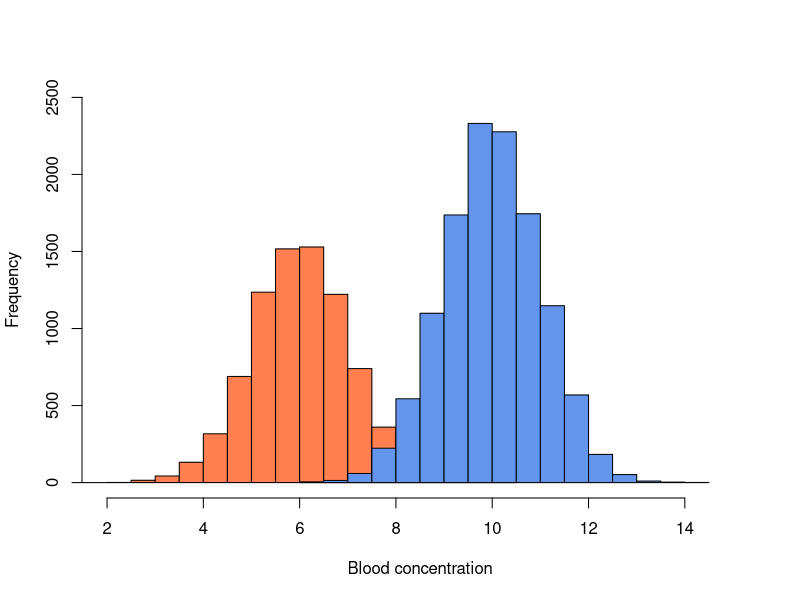
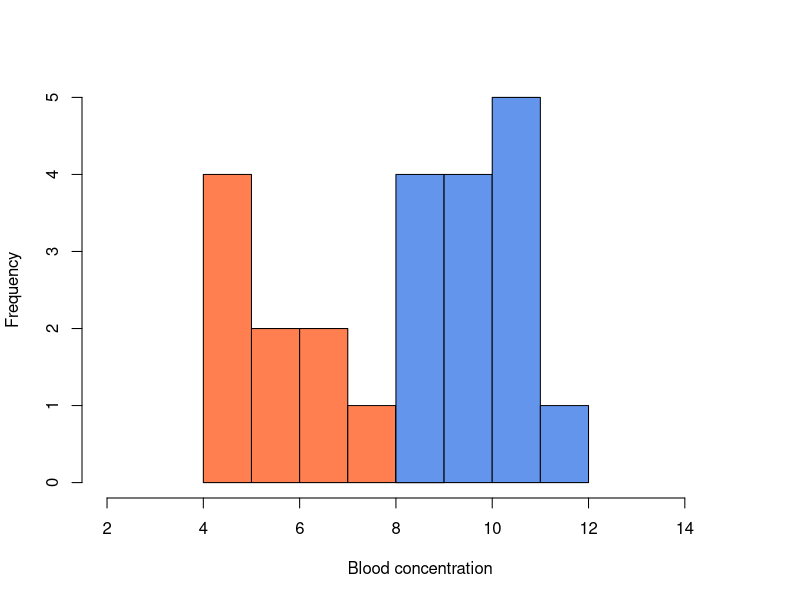
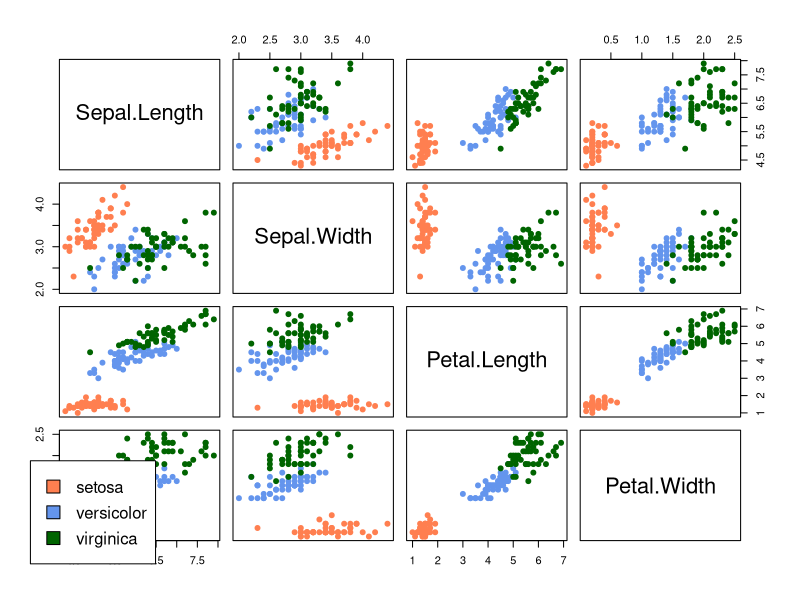
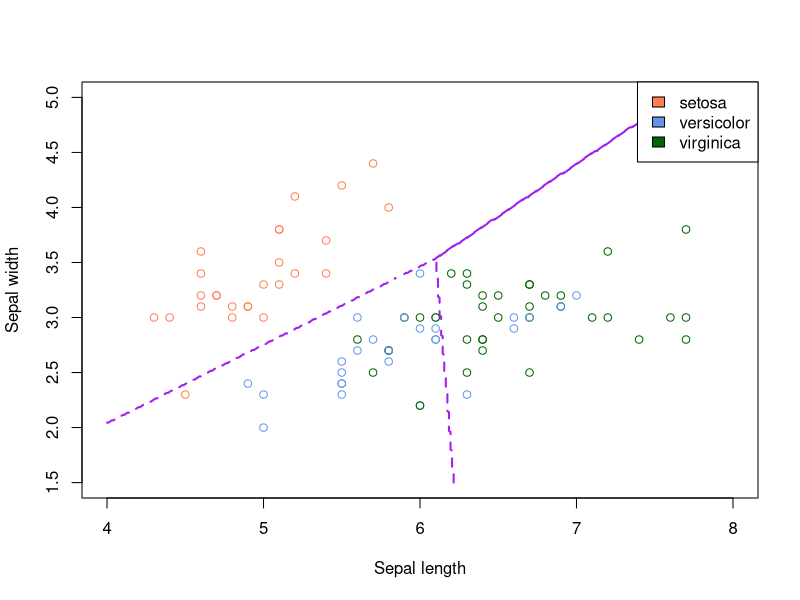
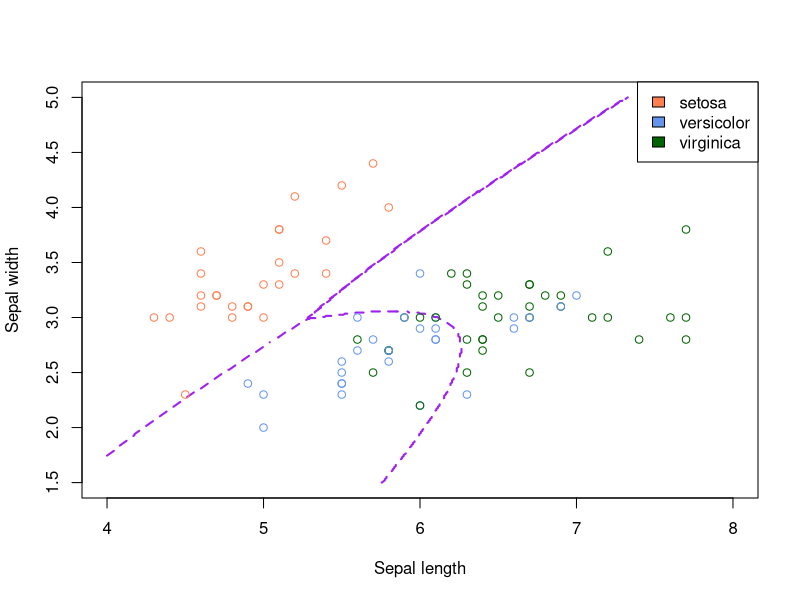
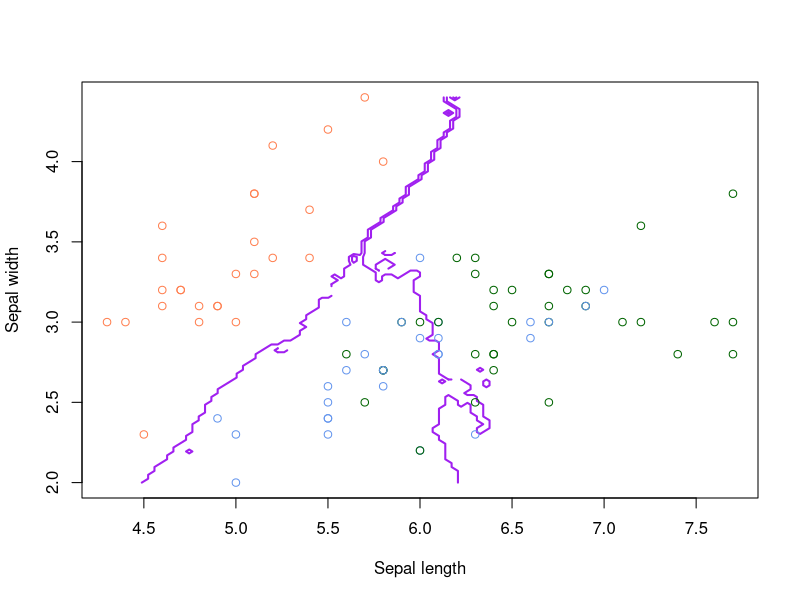
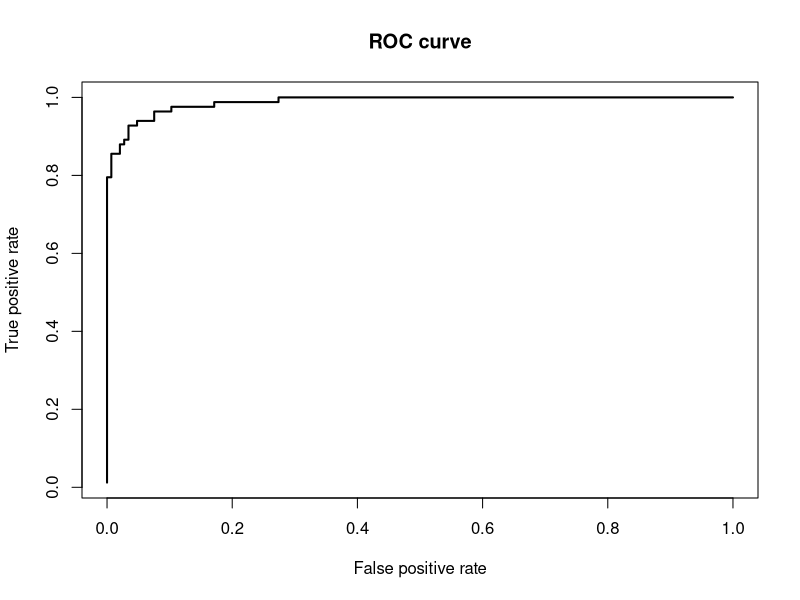

R code for these plots, in order:
pkgs <- rownames(installed.packages())
if(!"MASS" %in% pkgs) install.packages("MASS")
if(!"class" %in% pkgs) install.packages("class")
library(MASS)
library(class)


# Make data points for demo of linear discriminant analysis
# response y, explanatory variable x
# y = 1 indicates a responder and y = 0 a non-responder
# x is the concentration (in mM) of a substrance in blood
# x is sampled from normal distr. with sd = 1 and mean = 6 (group y = 1) or mean = 10 (group y == 2)

# set the seed to fix simulated data
set.seed(35)

# Create data for a large number of patients (the population)
# One explanatory variable x

mu0 <- 6 # Average concentration non-responders to treatment A
mu1 <- 10 # Average concentration responders to treatment A
var_x <- 1 # Variance in log blood concentration within responder and non-responder group
pi0 <- 0.40 # Prior probability non-responder
pi1 <- 0.60 # Prior probability responder
n <- 20000 # Number of patients in population
n0 <- pi0*n # Number of non-responders
n1 <- pi1*n # Number of responders

# Simulated log of blood concentration-values
x0 <- rnorm(n0, mu0, sqrt(var_x)) # Roughly x for non-responders covers 2.5 - 10
x1 <- rnorm(n1, mu1, sqrt(var_x)) # Roughly x for responders covers 5.5 - 14
x <- c(x0,x1)

# Response y
y <- c(rep(0,n0),rep(1,n1))

# Combine in data frame
data_population <- data.frame(cbind(x,y))

# Plot simulated blood concentrations
hist(x0, col = "coral", xlim = c(2,15), ylim = c(0,2500), 
     xlab = "Blood concentration",  main = "")
hist(x1, col = "cornflowerblue", add = TRUE)

# Obtain a random sample of 24 patients from the population
set.seed(5)
sample2 <- data_population[sample(1:20000,24, FALSE),]
hist(sample2$x[sample2$y == 0], col = "coral", xlim = c(2,15), ylim = c(0,5), breaks = 4, xlab = "Blood concentration",  main = "")
hist(sample2$x[sample2$y == 1], col = "cornflowerblue", add = TRUE, breaks = 4)

# Obtain estimates of prior probabilities, means and (pooled) standard deviation by hand
n_class <- table(sample2$y) # Number of observations in each class
(prior_est <- n_class/24) # Divide number of observations in class 1 (or 2) by total number of observations

(mean_est <- aggregate(cbind(mean_x = x) ~ y, data = sample2, FUN = mean)) # Estimate mean of each class 

sd_est <- aggregate(cbind(sd_x = x) ~ y, data = sample2, FUN = sd) # Estimate standard deviation of each class 
(sd_pool_est <- sqrt(((n_class[1]-1)*sd_est$sd_x[1]^2 + (n_class[2]-1)*sd_est$sd_x[2]^2)/(24 - 2))) # Sample estimate of pooled standard deviation

# Compute density for a blood value of 7 for responders and non-responders
(dens_nonresponder <- dnorm(x = 7, mean = mean_est$mean_x[1], sd = sd_pool_est))
(dens_responder <- dnorm(x = 7, mean = mean_est$mean_x[2], sd = sd_pool_est))

# Use lda() function to fit lda model 
(lda.fit <- lda(y ~ x, data = sample2))

# Use predict() to classify new observations
new_sample <- data.frame("x" = c(7))
lda.pred <- predict(lda.fit, newdata = new_sample)

# Load data
pairs(iris[c("Sepal.Length", "Sepal.Width",  "Petal.Length", "Petal.Width")], pch = 19, col = ifelse(iris$Species == 'setosa',"coral", ifelse(iris$Species == 'versicolor',"cornflowerblue","darkgreen")))
par(xpd=TRUE)
legend(0, 0.2, as.vector(unique(iris$Species)),  
       fill=c("coral", "cornflowerblue", "darkgreen"))

# Create train and test data set
set.seed(10)
index<-sample(seq_len(nrow(iris)), size = nrow(iris)*.6)
iris_train<-iris[index,]
iris_test<-iris[-index,]

# Fit LDA model and plot
lda.fit <- lda(Species ~ Sepal.Length + Sepal.Width, data = iris_train)

# For plotting of class boundary:
px1 <- seq(4,8, by = 0.01)
px2 <- seq(1.5,5,by = 0.01)
x_grid <- expand.grid(x=px1, y=px2)  # grid of test samples
colnames(x_grid) <- c("Sepal.Length","Sepal.Width")
grid_pred <-  predict(lda.fit, newdata = x_grid)
grid_pred_mat <- matrix(as.numeric(as.factor(grid_pred$class)), length(px1), length(px2)) # Convert to matrix for plotting
# Plot training data and class boundary
contour(px1, px2, grid_pred_mat, levels=(1:(3-1)+.5), labels="", xlab = "Sepal length", ylab = "Sepal width", 
        axes=TRUE, lwd = 2, lty = 2, col = "purple") 
points(iris_train$Sepal.Length, iris_train$Sepal.Width, col = ifelse(iris_train$Species == 'setosa',"coral", ifelse(iris_train$Species == 'versicolor',"cornflowerblue","darkgreen")))
legend("topright",as.vector(unique(iris$Species)),  
       fill=c("coral", "cornflowerblue", "darkgreen"))

# Fit QDA model and plot
qda.fit <- qda(Species ~ Sepal.Length + Sepal.Width, data = iris_train)
# For plotting of class boundary:
grid_pred <-  predict(qda.fit, newdata = x_grid)
grid_pred_mat <- matrix(as.numeric(as.factor(grid_pred$class)), length(px1), length(px2)) # Convert to matrix for plotting
# Plot training data and class boundary
contour(px1, px2, grid_pred_mat, levels=(1:(3-1)+.5), labels="", xlab = "Sepal length", ylab = "Sepal width", 
        axes=TRUE, lwd = 2, lty = 2, col = "purple") 
points(iris_train$Sepal.Length, iris_train$Sepal.Width, col = ifelse(iris_train$Species == 'setosa',"coral", ifelse(iris_train$Species == 'versicolor',"cornflowerblue","darkgreen")))
legend("topright",as.vector(unique(iris$Species)),  
       fill=c("coral", "cornflowerblue", "darkgreen"))

# Fit KNN model and plot
r <- sapply(iris_train[c("Sepal.Length","Sepal.Width")], range, na.rm = TRUE)
px1 <- seq(r[1,1], r[2,1], length.out = 100)
px2 <- seq(r[1,2], r[2,2], length.out = 100)
g <- cbind(rep(px1, each=100), rep(px2, time = 100))
colnames(g) <- colnames(r)

knn.fit <- knn(iris_train[c("Sepal.Length","Sepal.Width")],g,iris_train$Species,k=15,prob = FALSE) # Investigate k = 1, 15, 50
knn.fit <- as.factor(knn.fit)
z <- matrix(as.integer(knn.fit), nrow = 100, byrow = TRUE)
contour(px1, px2, z, levels=(1:(3-1)+.5), labels="", xlab = "Sepal length", ylab = "Sepal width", 
        axes=TRUE, lwd = 2, lty = 1, col = "purple")
points(iris_train$Sepal.Length, iris_train$Sepal.Width, col = ifelse(iris_train$Species == 'setosa',"coral", ifelse(iris_train$Species == 'versicolor',"cornflowerblue","darkgreen")))

# Fit LDA, QDA and KNN classifiers using all four explanatory variables

## LDA
lda.fit2 <- lda(Species ~ ., data = iris_train)
lda.pred_train <- predict(lda.fit2, newdata = iris_train[,1:4])
lda.pred_test <- predict(lda.fit2, newdata = iris_test[,1:4])
LDA.acc.train <- mean(lda.pred_train$class == iris_train$Species)
LDA.acc.test <- mean(lda.pred_test$class == iris_test$Species)

## QDA
qda.fit2 <- lda(Species ~ ., data = iris_train)
qda.pred_train <- predict(qda.fit2, newdata = iris_train[,1:4])
qda.pred_test<- predict(qda.fit2, newdata = iris_test[,1:4])
QDA.acc.train <- mean(qda.pred_train$class == iris_train$Species) # Prediction accuracy QDA on training data
QDA.acc.test <- mean(qda.pred_test$class == iris_test$Species) # Prediction accuracy QDA on test data

## KNN
k <- 80 # Set number of neighbors
knn.pred_train <- knn(iris_train[,1:4],iris_train[,1:4],iris_train$Species,k=k,prob = FALSE)
knn.pred_test <- knn(iris_train[,1:4],iris_test[,1:4],iris_train$Species,k=k,prob = FALSE)
KNN80.acc.train <- mean(knn.pred_train == iris_train$Species) # Prediction accuracy KNN on training data
KNN80.acc.test<-mean(knn.pred_test == iris_test$Species) # Prediction accuracy KNN on test data

k <- 15 # Set number of neighbors
knn.pred_train <- knn(iris_train[,1:4],iris_train[,1:4],iris_train$Species,k=k,prob = FALSE)
knn.pred_test <- knn(iris_train[,1:4],iris_test[,1:4],iris_train$Species,k=k,prob = FALSE)
KNN15.acc.train <- mean(knn.pred_train == iris_train$Species) # Prediction accuracy KNN on training data
KNN15.acc.test<-mean(knn.pred_test == iris_test$Species) # Prediction accuracy KNN on test data

k <- 1 # Set number of neighbors
knn.pred_train <- knn(iris_train[,1:4],iris_train[,1:4],iris_train$Species,k=k,prob = FALSE)
knn.pred_test <- knn(iris_train[,1:4],iris_test[,1:4],iris_train$Species,k=k,prob = FALSE)
KNN1.acc.train <- mean(knn.pred_train == iris_train$Species) # Prediction accuracy KNN on training data
KNN1.acc.test<-mean(knn.pred_test == iris_test$Species) # Prediction accuracy KNN on test data

# Compute confusion matrix of LDA classifier
table(iris_test$Species,lda.pred_test$class, dnn = c("Actual","Predicted"))

# Load data 
data <- read.csv("1_3_Exercise_3_data.csv")
dim(data) 
# 569 observations and 11 variables
str(data) 
# First 10 variables are the explanatory variables
# Class label is provided in the 11th variable, where class 2 corresponds to "Malignant" and class 1 to "benign"

# Create train and test set
set.seed(10)
index<-sample(seq_len(569), size = 340)
data_train<-data[index,]
data_test<-data[-index,]

# Fit LDA model
lda.fit <- lda(Class ~ ., data = data_train)

# Obtain predictions for test observations
lda.pred <- predict(lda.fit, newdata = data_test)
test_acc <- mean(lda.pred$class == data_test$Class) # Classification accuracy

# Compute confusion matrix for test observations
table(data_test$Class, lda.pred$class, dnn = c("Actual","Predicted"))

# Obtain predictions based on posterior probability for class Malignant using probability cutoff of 0.5
posterior_M <- lda.pred$posterior[,2]
pred_0_5 <- ifelse(posterior_M > 0.5, 2, 1) # Classify as 2 (Malignant) if posterior probability > 0.5, else classify as 1 (Benign)
mean(pred_0_5 == data_test$Class) # Classification accuracy
table(data_test$Class,pred_0_5)

# Obtain predictions based on posterior probability for class Malignant using probability cutoff of 0.5
pred_0_2 <- ifelse(posterior_M > 0.2, 2, 1) # Classify as 2 (Malignant) if posterior probability > 0.5, else classify as 1 (Benign)
mean(pred_0_2 == data_test$Class) # Classification accuracy
table(data_test$Class,pred_0_2, dnn = c("Actual","Predicted"))

# Compute TPR and FPR for a series of probability cut-off values
labels <- data_test$Class - 1 # Define new label vector with values 1 for Malignant and 0 for Benign
labels_ordered <- labels[order(posterior_M, decreasing=TRUE)] # Order labels based on the LDA posterior probability for malignant
ROC_values <- data.frame(TPR=cumsum(labels_ordered)/sum(labels_ordered), FPR=cumsum(!labels_ordered)/sum(!labels_ordered), labels_ordered) # Compute TPR and FPR for a series of probability cut-off points

# Plot ROC curve
plot(ROC_values$FPR, ROC_values$TPR, type = "l", lwd = 2, xlab = "False positive rate", ylab = "True positive rate", main = "ROC curve")










